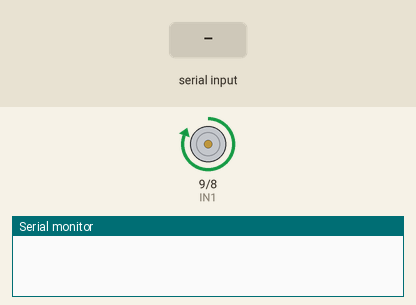
Simulated run of this sketch. Board: Arduino Uno, built with avr-gcc and run on an emulated ATmega328P. On the bench: motor-driver pin pairs drawn as motors (green arrow = first pin HIGH = forward, orange = second pin HIGH = backward, longer = more drive, scaled by the enable pin), the last lines printed to the serial monitor. The inputs (shaded band) are chosen by the test bench.

Above: at 1.2 s.
1.3 s: "STOP\n" received over Serial
At 2.5 s:
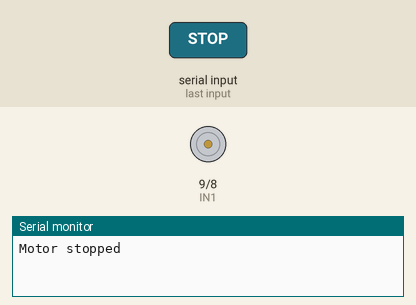
2.8 s: "GO\n" received over Serial
At 3.7 s:
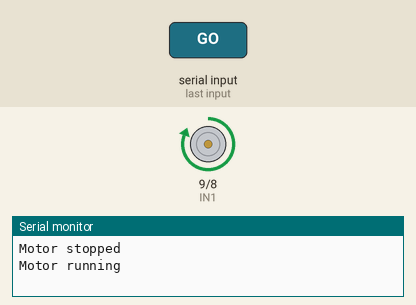
Timing chart, 0 to 5.8 s (numbered marks = the images above; inputs shaded):
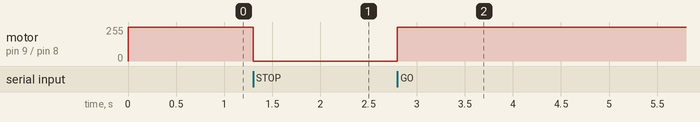

The sketch:

main.ino
```cpp
#include <Servo.h>

// Motor control pins
const int EN = 10;  // Enable pin for motor
const int IN1 = 9;  // Input 1 for motor
const int IN2 = 8;  // Input 2 for motor

// Steering servo
Servo steeringServo;

// Initialize setup
void setup() {
  // Set motor control pins as outputs
  pinMode(EN, OUTPUT);
  pinMode(IN1, OUTPUT);
  pinMode(IN2, OUTPUT);

  // Start serial communication
  Serial.begin(115200);

  // Initialize motor in the forward direction by default
  digitalWrite(IN1, HIGH);
  digitalWrite(IN2, LOW);
  analogWrite(EN, 255);  // Motor speed ranges from 0-255

}

// Main loop
void loop() {
  // Check if data is available on the serial port
  if (Serial.available() > 0) {
    String command = Serial.readStringUntil('\n'); // Read the incoming command

    if (command == "STOP") {
      // Stop the motor
      digitalWrite(IN1, LOW);
      digitalWrite(IN2, LOW);
      analogWrite(EN, 0);  // Disable motor
      Serial.println("Motor stopped");
    }

    else if (command == "GO") {
      // Start the motor
      digitalWrite(IN1, HIGH);
      digitalWrite(IN2, LOW);
      analogWrite(EN, 255);  // Full speed
      Serial.println("Motor running");
    }


  }
}
```

Measured:
- after the input at 1.3 s, motor on pin 9 (IN1) / pin 8 (IN2): forward 255/255 → stopped at once
- after the input at 2.8 s, motor on pin 9 (IN1) / pin 8 (IN2): stopped → forward 255/255 at once
